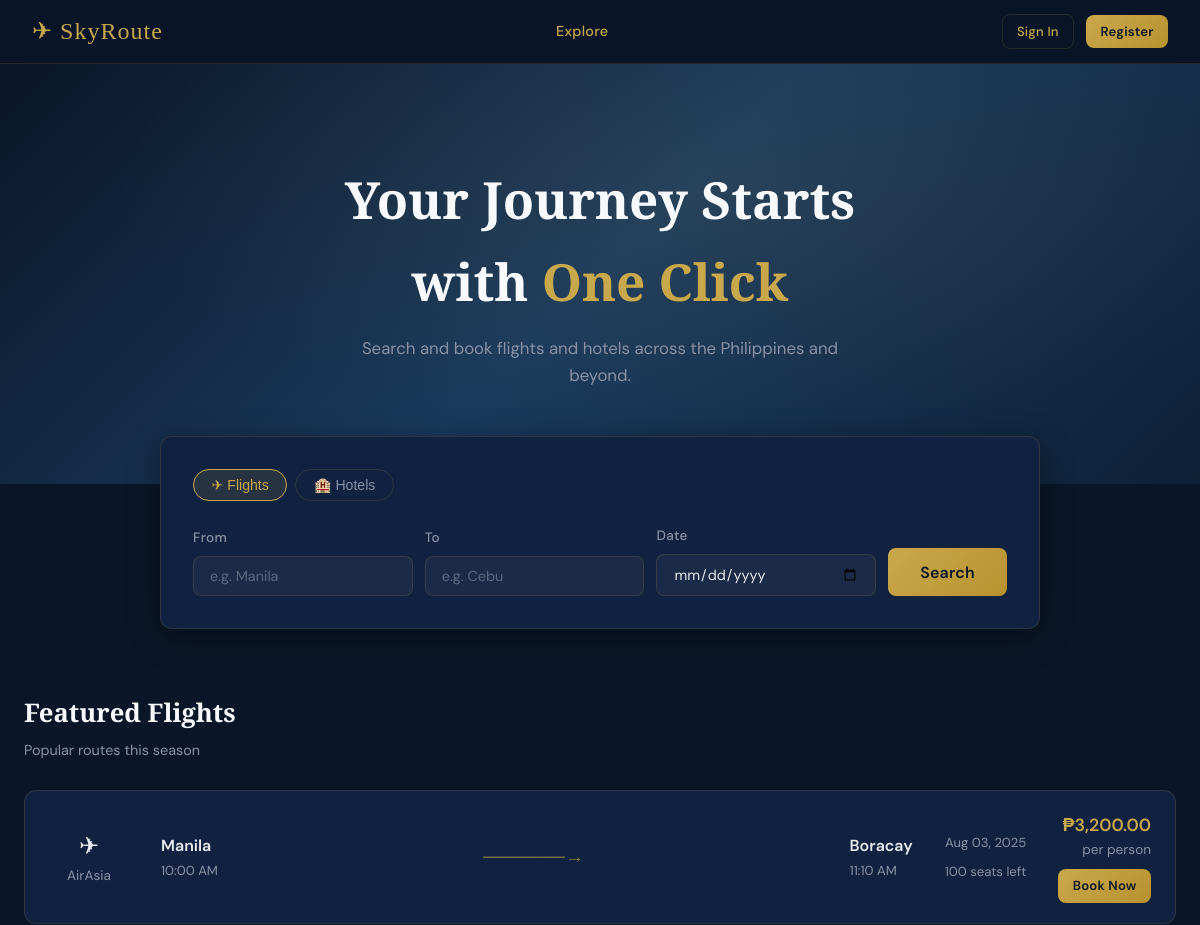
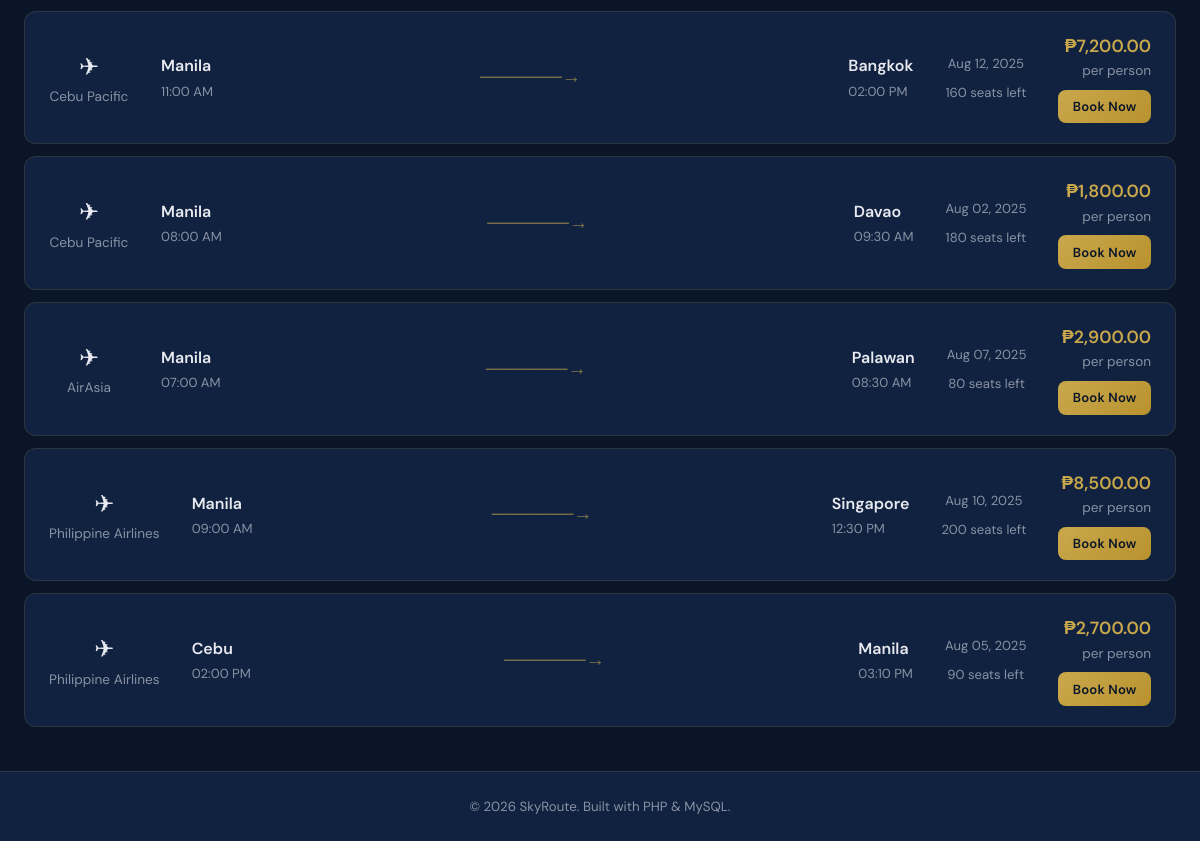
The page / on the database its author committed (2 pictures, top to bottom).
### tables this page shows
CREATE TABLE flights (
    id INT AUTO_INCREMENT PRIMARY KEY,
    airline VARCHAR(100) NOT NULL,
    origin VARCHAR(100) NOT NULL,
    destination VARCHAR(100) NOT NULL,
    departure_time DATETIME NOT NULL,
    arrival_time DATETIME NOT NULL,
    price DECIMAL(10,2) NOT NULL,
    seats_available INT DEFAULT 50,
    created_at TIMESTAMP DEFAULT CURRENT_TIMESTAMP
);

### includes/auth.php (called while the page is built, shortened)
<?php
function isLoggedIn() {
    return isset($_SESSION['user_id']);
}
function formatPrice($amount) {
    return CURRENCY . number_format($amount, 2);
}
?>

### index.php (the view, shortened to what this page needs)
<?php
require_once 'includes/auth.php';
$conn = getDBConnection();
$flights = [];
$search_type = $_GET['type'] ?? 'flights';
$search_done = false;
if (!$search_done) {
    $flights = $conn->query("SELECT * FROM flights WHERE seats_available > 0 ORDER BY RAND() LIMIT 6")->fetch_all(MYSQLI_ASSOC);
}
?>
<!DOCTYPE html>
<html lang="en">
<head>
  <link rel="stylesheet" href="assets/css/style.css">
</head>
<body>
<nav class="navbar">
  <div class="brand">✈ <?= SITE_NAME ?></div>
  <div class="nav-links">
    <a href="index.php" class="active">Explore</a>
  </div>
  <div class="nav-user">
    <?php if (isLoggedIn()): ?>
      <div class="nav-avatar"><?= strtoupper(substr($_SESSION['name'], 0, 1)) ?></div>
      <span><?= htmlspecialchars($_SESSION['name']) ?></span>
      <a href="logout.php" class="btn btn-outline btn-sm">Sign Out</a>
    <?php else: ?>
      <a href="login.php" class="btn btn-outline btn-sm">Sign In</a>
      <a href="register.php" class="btn btn-primary btn-sm">Register</a>
    <?php endif; ?>
  </div>
</nav>
<div class="hero">
  <h1 class="hero-title">Your Journey Starts<br>with <span>One Click</span></h1>
  <p class="hero-subtitle">Search and book flights and hotels across the Philippines and beyond.</p>
</div>
<div class="container">
  <div class="search-box">
    <form method="GET" action="index.php">
      <div class="search-tabs">
        <button type="button" class="search-tab <?= $search_type === 'flights' ? 'active' : '' ?>" onclick="setType('flights')">✈ Flights</button>
        <button type="button" class="search-tab <?= $search_type === 'hotels' ? 'active' : '' ?>" onclick="setType('hotels')">🏨 Hotels</button>
      </div>
      <div id="flight-fields" style="<?= $search_type !== 'flights' ? 'display:none' : '' ?>">
        <div class="search-row">
          <div class="form-group" style="margin:0">
            <label class="form-label">From</label>
            <input type="text" name="origin" class="form-control" placeholder="e.g. Manila" value="<?= htmlspecialchars($_GET['origin'] ?? '') ?>">
          </div>
          <div class="form-group" style="margin:0">
            <label class="form-label">To</label>
            <input type="text" name="destination" class="form-control" placeholder="e.g. Cebu" value="<?= htmlspecialchars($_GET['destination'] ?? '') ?>">
          </div>
          <div class="form-group" style="margin:0">
            <label class="form-label">Date</label>
            <input type="date" name="date" class="form-control" value="<?= $_GET['date'] ?? '' ?>">
          </div>
          <button type="submit" class="btn btn-primary btn-lg">Search</button>
        </div>
      </div>
    </form>
  </div>
  <div class="page-content">
    <?php if ($search_type === 'flights'): ?>
      <h2 class="section-title"><?= $search_done ? 'Flight Results' : 'Featured Flights' ?></h2>
      <p class="section-sub"><?= $search_done ? count($flights) . ' flights found' : 'Popular routes this season' ?></p>
      <?php if (empty($flights)): ?>
        <div class="alert alert-info">No flights found. Try a different route.</div>
      <?php else: ?>
        <?php foreach ($flights as $f): ?>
        <div class="flight-card">
          <div style="min-width:80px; text-align:center">
            <div style="font-size:1.5rem">✈</div>
            <div class="fs-sm text-muted"><?= htmlspecialchars($f['airline']) ?></div>
          </div>
          <div class="flight-route">
            <div>
              <div class="flight-city"><?= htmlspecialchars(explode('(', $f['origin'])[0]) ?></div>
              <div class="flight-time"><?= date('h:i A', strtotime($f['departure_time'])) ?></div>
            </div>
            <div class="flight-arrow">──────→</div>
            <div>
              <div class="flight-city"><?= htmlspecialchars(explode('(', $f['destination'])[0]) ?></div>
              <div class="flight-time"><?= date('h:i A', strtotime($f['arrival_time'])) ?></div>
            </div>
          </div>
          <div class="flight-meta text-center">
            <div><?= date('M d, Y', strtotime($f['departure_time'])) ?></div>
            <div class="mt-1"><?= $f['seats_available'] ?> seats left</div>
          </div>
          <div class="flight-price-wrap">
            <div class="listing-price"><?= formatPrice($f['price']) ?></div>
            <div class="fs-sm text-muted">per person</div>
            <a href="booking.php?type=flight&id=<?= $f['id'] ?>" class="btn btn-primary btn-sm mt-1">Book Now</a>
          </div>
        </div>
        <?php endforeach; ?>
      <?php endif; ?>
    <?php endif; ?>
  </div>
</div>
<footer class="footer">
  © <?= date('Y') ?> <?= SITE_NAME ?>. Built with PHP & MySQL.
</footer>
</body>
</html>

### rows shown on the page
flights: airline "AirAsia", origin "Manila", departure_time "10:00 AM", destination "Boracay", arrival_time "11:10 AM", departure_time "Aug 03, 2025", seats_available "100", price "₱3,200.00"
flights: airline "Cebu Pacific", origin "Manila", departure_time "11:00 AM", destination "Bangkok", arrival_time "02:00 PM", departure_time "Aug 12, 2025", seats_available "160", price "₱7,200.00"
flights: airline "Cebu Pacific", origin "Manila", departure_time "08:00 AM", destination "Davao", arrival_time "09:30 AM", departure_time "Aug 02, 2025", seats_available "180", price "₱1,800.00"
flights: airline "AirAsia", origin "Manila", departure_time "07:00 AM", destination "Palawan", arrival_time "08:30 AM", departure_time "Aug 07, 2025", seats_available "80", price "₱2,900.00"
flights: airline "Philippine Airlines", origin "Manila", departure_time "09:00 AM", destination "Singapore", arrival_time "12:30 PM", departure_time "Aug 10, 2025", seats_available "200", price "₱8,500.00"
flights: airline "Philippine Airlines", origin "Cebu", departure_time "02:00 PM", destination "Manila", arrival_time "03:10 PM", departure_time "Aug 05, 2025", seats_available "90", price "₱2,700.00"

### other values the page prints
SITE_NAME "SkyRoute"
